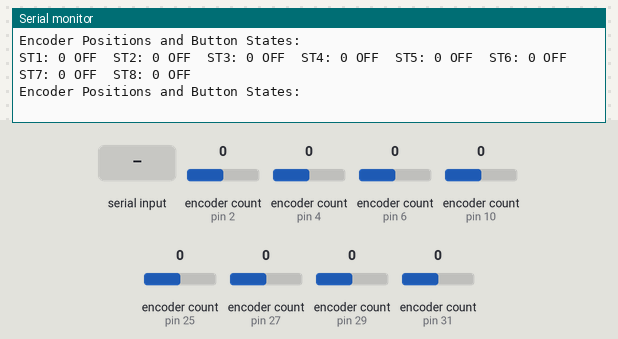
Bench run of a sketch on a simulated Arduino Mega 2560, built with avr-gcc and run on an emulated ATmega2560. Parts: the last lines printed to the serial monitor. Inputs (shaded band) come from the test bench; at power-on: encoder count (sensors on pin 2, pin 4, pin 6, pin 10, pin 25, pin 27, pin 29, pin 31) 0.

Above: at 1.2 s.
1.3 s: encoder count (sensor on pin 2) set to -1
At 1.33 s:
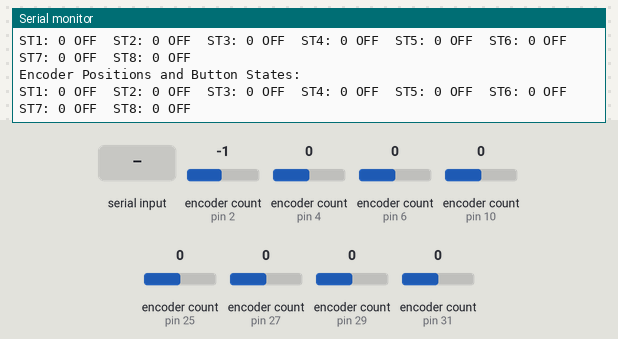
4.3 s: encoder count (sensor on pin 4) set to -1
At 4.35 s:
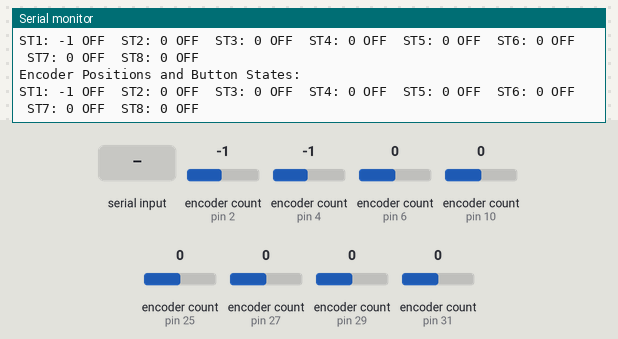
7.3 s: encoder count (sensor on pin 6) set to -1
At 7.4 s:
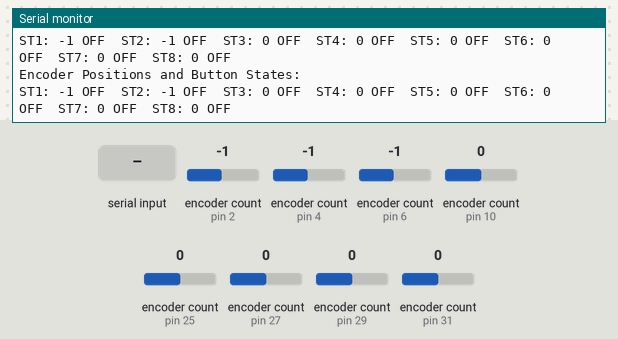
10.3 s: encoder count (sensor on pin 10) set to -1
At 10.46 s:
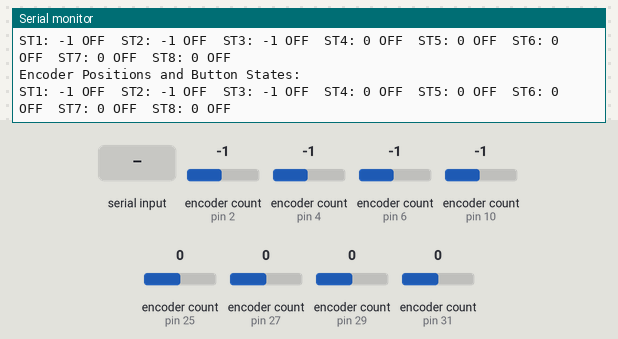
13.3 s: "1" received over the second serial link
At 13.53 s:
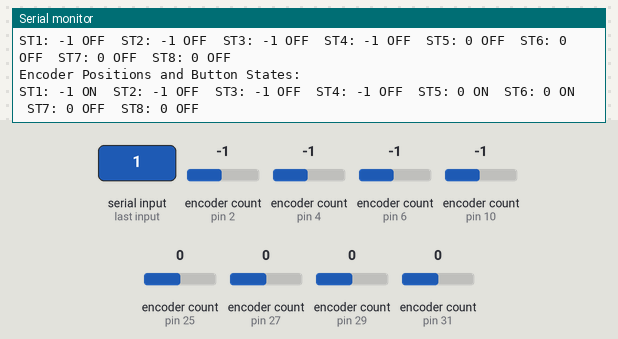
15.0 s: encoder count (sensor on pin 25) set to -1
At 15.05 s:
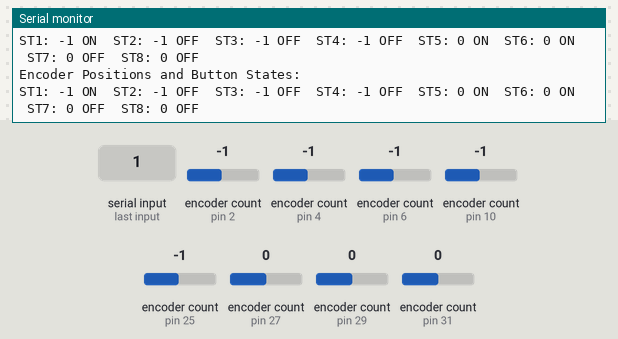

Measured:
- after the input at 13.3 s, the serial monitor: prints a new line after 0.12 s (image 5)

The sketch:

MIDI_8_V2_1_1_Teensy_Test_Sketch_06-8encoders_and_8Buttons.ino
```cpp
#include <Encoder.h>

// Define the number of encoders and their associated pins
const int numEncoders = 8;
Encoder encoders[numEncoders] = {
  Encoder(2, 3),   // Encoder 1
  Encoder(4, 5),   // Encoder 2
  Encoder(6, 7),   // Encoder 3
  Encoder(10, 11), // Encoder 4
  Encoder(25, 26), // Encoder 5
  Encoder(27, 28), // Encoder 6
  Encoder(29, 30), // Encoder 7
  Encoder(31, 32)  // Encoder 8
};

// Variables to hold the current position of each encoder
long encoderPositions[numEncoders] = {0};

// Variable to hold button states
volatile uint8_t buttonStates;

void setup() {
  Serial.begin(9600); // Initialize serial communication at 9600 baud
  Serial1.begin(9600); // Initialize UART communication at 9600 baud
}

void loop() {
  // Read encoder positions
  for (int i = 0; i < numEncoders; i++) {
    long newPosition = encoders[i].read() / 4; // Assuming each click results in 4 counts
    encoderPositions[i] = newPosition;
  }

  // Read UART for button states if available
  if (Serial1.available() > 0) {
    buttonStates = Serial1.read(); // Read a single byte that contains all button states
  }

  // Print the positions and button states in a formatted manner
  Serial.println("Encoder Positions and Button States:");
  for (int i = 0; i < numEncoders; i++) {
    Serial.print("ST");
    Serial.print(i + 1);
    Serial.print(": ");
    Serial.print(encoderPositions[i]);
    Serial.print(" ");
    Serial.print((buttonStates & (1 << i)) ? "ON" : "OFF"); // Check each bit for button state
    Serial.print("\t");
  }
  Serial.println();

  delay(100); // Reduce the rate of the serial output to make it readable
}
```
